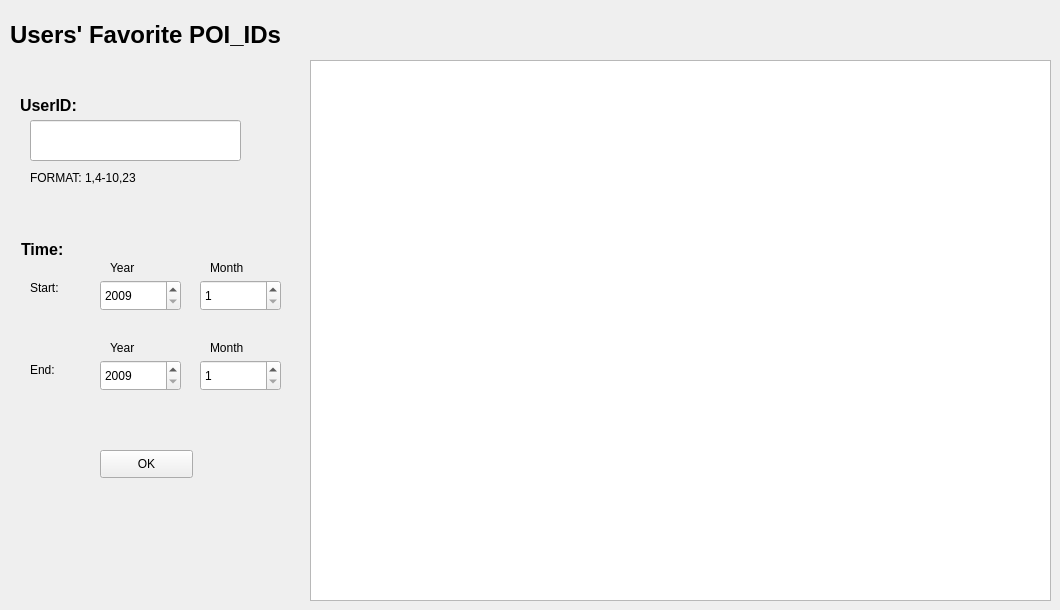
      <widget class="QWidget" name="tab_2">
       <attribute name="title">
        <string>User's Favorite</string>
       </attribute>
       <widget class="QPushButton" name="tab2_okbutton">
        <property name="geometry">
         <rect>
          <x>100</x>
          <y>450</y>
          <width>93</width>
          <height>28</height>
         </rect>
        </property>
        <property name="text">
         <string>OK</string>
        </property>
       </widget>
       <widget class="QSpinBox" name="tab2_syear">
        <property name="geometry">
         <rect>
          <x>100</x>
          <y>280</y>
          <width>81</width>
          <height>31</height>
         </rect>
        </property>
        <property name="minimum">
         <number>2009</number>
        </property>
        <property name="maximum">
         <number>2010</number>
        </property>
       </widget>
       <widget class="QSpinBox" name="tab2_smonth">
        <property name="geometry">
         <rect>
          <x>200</x>
          <y>280</y>
          <width>81</width>
          <height>31</height>
         </rect>
        </property>
        <property name="minimum">
         <number>1</number>
        </property>
        <property name="maximum">
         <number>12</number>
        </property>
        <property name="value">
         <number>1</number>
        </property>
       </widget>
       <widget class="QSpinBox" name="tab2_eyear">
        <property name="geometry">
         <rect>
          <x>100</x>
          <y>360</y>
          <width>81</width>
          <height>31</height>
         </rect>
        </property>
        <property name="minimum">
         <number>2009</number>
        </property>
        <property name="maximum">
         <number>2010</number>
        </property>
        <property name="value">
         <number>2009</number>
        </property>
       </widget>
       <widget class="QSpinBox" name="tab2_emonth">
        <property name="geometry">
         <rect>
          <x>200</x>
          <y>360</y>
          <width>81</width>
          <height>31</height>
         </rect>
        </property>
        <property name="minimum">
         <number>1</number>
        </property>
        <property name="maximum">
         <number>12</number>
        </property>
       </widget>
       <widget class="QLabel" name="label_9">
        <property name="geometry">
         <rect>
          <x>21</x>
          <y>234</y>
          <width>81</width>
          <height>31</height>
         </rect>
        </property>
        <property name="text">
         <string>&lt;html&gt;&lt;head/&gt;&lt;body&gt;&lt;p&gt;&lt;span style=&quot; font-size:12pt; font-weight:600;&quot;&gt;Time:&lt;/span&gt;&lt;/p&gt;&lt;/body&gt;&lt;/html&gt;</string>
        </property>
       </widget>
       <widget class="QLabel" name="label_10">
        <property name="geometry">
         <rect>
          <x>30</x>
          <y>280</y>
          <width>72</width>
          <height>15</height>
         </rect>
        </property>
        <property name="text">
         <string>Start:</string>
        </property>
       </widget>
       <widget class="QLabel" name="label_11">
        <property name="geometry">
         <rect>
          <x>30</x>
          <y>360</y>
          <width>41</width>
          <height>20</height>
         </rect>
        </property>
        <property name="text">
         <string>End:</string>
        </property>
       </widget>
       <widget class="QLabel" name="label_12">
        <property name="geometry">
         <rect>
          <x>110</x>
          <y>260</y>
          <width>72</width>
          <height>15</height>
         </rect>
        </property>
        <property name="text">
         <string>Year</string>
        </property>
       </widget>
       <widget class="QLabel" name="label_13">
        <property name="geometry">
         <rect>
          <x>210</x>
          <y>260</y>
          <width>72</width>
          <height>15</height>
         </rect>
        </property>
        <property name="text">
         <string>Month</string>
        </property>
       </widget>
       <widget class="QLabel" name="label_14">
        <property name="geometry">
         <rect>
          <x>20</x>
          <y>90</y>
          <width>111</width>
          <height>31</height>
         </rect>
        </property>
        <property name="text">
         <string>&lt;html&gt;&lt;head/&gt;&lt;body&gt;&lt;p&gt;&lt;span style=&quot; font-size:12pt; font-weight:600;&quot;&gt;UserID:&lt;/span&gt;&lt;/p&gt;&lt;/body&gt;&lt;/html&gt;</string>
        </property>
       </widget>
       <widget class="QLineEdit" name="tab2_userID">
        <property name="geometry">
         <rect>
          <x>30</x>
          <y>120</y>
          <width>211</width>
          <height>41</height>
         </rect>
        </property>
       </widget>
       <widget class="QLabel" name="label_15">
        <property name="geometry">
         <rect>
          <x>30</x>
          <y>170</y>
          <width>171</width>
          <height>16</height>
         </rect>
        </property>
        <property name="text">
         <string>&lt;html&gt;&lt;head/&gt;&lt;body&gt;&lt;p&gt;FORMAT: 1,4-10,23&lt;/p&gt;&lt;/body&gt;&lt;/html&gt;</string>
        </property>
       </widget>
       <widget class="QTableView" name="tableView">
        <property name="geometry">
         <rect>
          <x>310</x>
          <y>60</y>
          <width>741</width>
          <height>541</height>
         </rect>
        </property>
       </widget>
       <widget class="QLabel" name="label_16">
        <property name="geometry">
         <rect>
          <x>10</x>
          <y>0</y>
          <width>561</width>
          <height>71</height>
         </rect>
        </property>
        <property name="text">
         <string>&lt;html&gt;&lt;head/&gt;&lt;body&gt;&lt;p&gt;&lt;span style=&quot; font-size:18pt; font-weight:600;&quot;&gt;Users' Favorite POI_IDs&lt;/span&gt;&lt;/p&gt;&lt;/body&gt;&lt;/html&gt;</string>
        </property>
       </widget>
       <widget class="QLabel" name="label_42">
        <property name="geometry">
         <rect>
          <x>110</x>
          <y>340</y>
          <width>72</width>
          <height>15</height>
         </rect>
        </property>
        <property name="text">
         <string>Year</string>
        </property>
       </widget>
       <widget class="QLabel" name="label_43">
        <property name="geometry">
         <rect>
          <x>210</x>
          <y>340</y>
          <width>72</width>
          <height>15</height>
         </rect>
        </property>
        <property name="text">
         <string>Month</string>
        </property>
       </widget>
      </widget>
